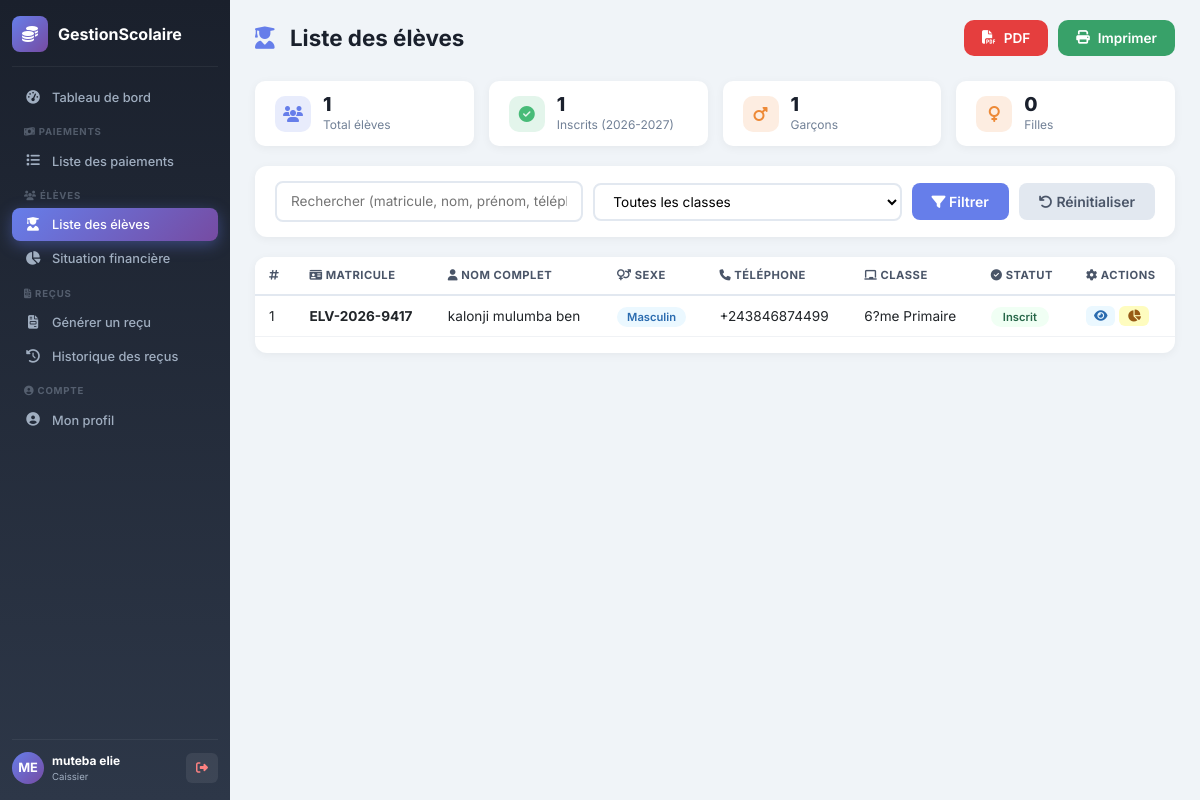
The page /caissier/eleves/index.php (signed in) on the database its author committed.
### tables this page shows
CREATE TABLE `annees_scolaires` (
  `idAnnee` int(11) NOT NULL,
  `libelle` varchar(20) NOT NULL,
  `annee` varchar(20) DEFAULT NULL,
  `active` tinyint(1) DEFAULT 1
);

CREATE TABLE `eleves` (
  `idEleve` int(11) NOT NULL,
  `matricule` varchar(30) NOT NULL,
  `nom` varchar(100) NOT NULL,
  `postNom` varchar(100) DEFAULT NULL,
  `prenom` varchar(100) DEFAULT NULL,
  `lieuNaissance` varchar(100) DEFAULT NULL,
  `sexe` enum('M','F') DEFAULT NULL,
  `dateNaissance` date DEFAULT NULL,
  `adresse` varchar(255) DEFAULT NULL,
  `telephone` varchar(20) DEFAULT NULL,
  `nomPere` varchar(100) DEFAULT NULL,
  `nomMere` varchar(100) DEFAULT NULL,
  `motDePasse` varchar(255) DEFAULT NULL,
  `idUtilisateur` int(11) DEFAULT NULL
);

### caissier/eleves/index.php (the view, shortened to what this page needs)
<?php
$db = db();
$search = isset($_GET['search']) ? trim($_GET['search']) : '';
$sql = "SELECT e.*,
               c.nomClasse, n.nomNiveau,
               (SELECT COUNT(*) FROM inscriptions i2 WHERE i2.idEleve = e.idEleve AND i2.idAnnee = (SELECT idAnnee FROM annees_scolaires WHERE active = 1)) as est_inscrit
        FROM eleves e
        LEFT JOIN inscriptions i ON i.idEleve = e.idEleve AND i.idAnnee = (SELECT idAnnee FROM annees_scolaires WHERE active = 1)
        LEFT JOIN classes c ON i.idClasse = c.idClasse
        LEFT JOIN niveaux n ON c.idNiveau = n.idNiveau
        WHERE 1=1";
$params = [];
$sql .= " GROUP BY e.idEleve ORDER BY e.nom ASC";
$stmt = $db->prepare($sql);
$stmt->execute($params);
$eleves = $stmt->fetchAll();
$stmt = $db->query("SELECT * FROM annees_scolaires WHERE active = 1");
$annee_active = $stmt->fetch();
$total_eleves = count($eleves);
$total_inscrits = 0;
$total_filles = 0;
$total_garcons = 0;
foreach ($eleves as $e) {
    if ($e['est_inscrit'] > 0) $total_inscrits++;
    if ($e['sexe'] === 'M') $total_garcons++;
}
include __DIR__ . '/../../includes/header.php';
?>
<div class="app-layout">
    <div class="sidebar-caissier" id="sidebarCaissier">
        <div class="sidebar-logo">
            <div class="logo-icon"><i class="fas fa-coins"></i></div>
            <span>GestionScolaire</span>
        </div>
        <ul class="sidebar-menu">
            <li><a href="../dashboard.php">
                <i class="fas fa-tachometer-alt"></i> Tableau de bord
            </a></li>
            <li class="menu-section"><i class="fas fa-money-bill-wave"></i> Paiements</li>
            <li><a href="../paiements/index.php">
                <i class="fas fa-list"></i> Liste des paiements
            </a></li>
            <li class="menu-section"><i class="fas fa-users"></i> Élèves</li>
            <li><a href="index.php" class="active">
                <i class="fas fa-user-graduate"></i> Liste des élèves
            </a></li>
            <li><a href="situation_financiere.php">
                <i class="fas fa-chart-pie"></i> Situation financière
            </a></li>
            <li class="menu-section"><i class="fas fa-file-invoice"></i> Reçus</li>
            <li><a href="../recus/generer.php">
                <i class="fas fa-file-invoice"></i> Générer un reçu
            </a></li>
            <li><a href="../recus/historique.php">
                <i class="fas fa-history"></i> Historique des reçus
            </a></li>
            <li class="menu-section"><i class="fas fa-user-circle"></i> Compte</li>
            <li><a href="../profil/index.php">
                <i class="fas fa-user-circle"></i> Mon profil
            </a></li>
        </ul>
        <div class="sidebar-footer">
            <div class="user-info">
                <div class="avatar"><?php echo strtoupper(substr($_SESSION['prenom'] ?? 'C', 0, 1) . substr($_SESSION['nom'] ?? 'A', 0, 1)); ?></div>
                <div>
                    <strong><?php echo $_SESSION['prenom'] ?? 'Caissier'; ?> <?php echo $_SESSION['nom'] ?? ''; ?></strong>
                    <span><?php echo $_SESSION['role'] ?? 'Caissier'; ?></span>
                </div>
            </div>
            <a href="../../logout.php" class="btn-logout" title="Déconnexion">
                <i class="fas fa-sign-out-alt"></i>
            </a>
        </div>
    </div>
    <div class="main-content">
        <div class="page-header">
            <h2>
                <i class="fas fa-user-graduate"></i>
                Liste des élèves
            </h2>
            <div class="header-right">
                <button class="btn-pdf" onclick="genererPDF()">
                    <i class="fas fa-file-pdf"></i> PDF
                </button>
                <button class="btn-print" onclick="imprimer()">
                    <i class="fas fa-print"></i> Imprimer
                </button>
            </div>
        </div>
        <div class="stats-row">
            <div class="stat-item">
                <div class="stat-icon" style="background: rgba(102, 126, 234, 0.15); color: #667eea;">
                    <i class="fas fa-users"></i>
                </div>
                <div class="stat-info">
                    <div class="number"><?php echo $total_eleves; ?></div>
                    <div class="label">Total élèves</div>
                </div>
            </div>
            <div class="stat-item">
                <div class="stat-icon" style="background: rgba(72, 187, 120, 0.15); color: #48bb78;">
                    <i class="fas fa-check-circle"></i>
                </div>
                <div class="stat-info">
                    <div class="number"><?php echo $total_inscrits; ?></div>
                    <div class="label">Inscrits (<?php echo $annee_active['libelle'] ?? 'en cours'; ?>)</div>
                </div>
            </div>
            <div class="stat-item">
                <div class="stat-icon" style="background: rgba(237, 137, 54, 0.15); color: #ed8936;">
                    <i class="fas fa-mars"></i>
                </div>
                <div class="stat-info">
                    <div class="number"><?php echo $total_garcons; ?></div>
                    <div class="label">Garçons</div>
                </div>
            </div>
            <div class="stat-item">
                <div class="stat-icon" style="background: rgba(237, 137, 54, 0.15); color: #ed8936;">
                    <i class="fas fa-venus"></i>
                </div>
                <div class="stat-info">
                    <div class="number"><?php echo $total_filles; ?></div>
                    <div class="label">Filles</div>
                </div>
            </div>
        </div>
        <form method="GET" action="" class="filters">
            <input type="text" name="search" placeholder="Rechercher (matricule, nom, prénom, téléphone)"
                   value="<?php echo htmlspecialchars($search); ?>">
            <select name="classe">
                <option value="">Toutes les classes</option>
            </select>
            <button type="submit" class="btn-filter"><i class="fas fa-filter"></i> Filtrer</button>
            <a href="index.php" class="btn-reset"><i class="fas fa-undo"></i> Réinitialiser</a>
        </form>
        <div class="table-container" id="tableContainer">
            <div class="table-responsive">
                <table class="table" id="eleveTable">
                    <thead>
                        <tr>
                            <th><i class="fas fa-hashtag"></i></th>
                            <th><i class="fas fa-id-card"></i> Matricule</th>
                            <th><i class="fas fa-user"></i> Nom complet</th>
                            <th><i class="fas fa-venus-mars"></i> Sexe</th>
                            <th><i class="fas fa-phone"></i> Téléphone</th>
                            <th><i class="fas fa-chalkboard"></i> Classe</th>
                            <th><i class="fas fa-check-circle"></i> Statut</th>
                            <th><i class="fas fa-cog"></i> Actions</th>
                        </tr>
                    </thead>
                    <tbody>
                        <?php if (empty($eleves)): ?>
                            <tr>
                                <td colspan="8">
                                    <div class="empty-state">
                                        <i class="fas fa-inbox"></i>
                                        <p>Aucun élève trouvé</p>
                                    </div>
                                </td>
                            </tr>
                        <?php else: ?>
                            <?php foreach ($eleves as $index => $e): ?>
                                <tr>
                                    <td><?php echo $index + 1; ?></td>
                                    <td><strong><?php echo htmlspecialchars($e['matricule']); ?></strong></td>
                                    <td><?php echo htmlspecialchars($e['nom'] . ' ' . $e['postNom'] . ' ' . $e['prenom']); ?></td>
                                    <td>
                                        <span class="badge-sex <?php echo $e['sexe'] === 'M' ? 'm' : 'f'; ?>">
                                            <?php echo $e['sexe'] === 'M' ? 'Masculin' : 'Féminin'; ?>
                                        </span>
                                    </td>
                                    <td><?php echo htmlspecialchars($e['telephone'] ?? '-'); ?></td>
                                    <td><?php echo htmlspecialchars($e['nomClasse'] ?? 'Non inscrit'); ?></td>
                                    <td>
                                        <span class="badge-inscrit <?php echo $e['est_inscrit'] > 0 ? 'oui' : 'non'; ?>">
                                            <?php echo $e['est_inscrit'] > 0 ? 'Inscrit' : 'Non inscrit'; ?>
                                        </span>
                                    </td>
                                    <td>
                                        <div class="btn-actions">
                                            <a href="voir.php?id=<?php echo $e['idEleve']; ?>" class="btn-sm btn-view" title="Voir">
                                                <i class="fas fa-eye"></i>
                                            </a>
                                            <a href="situation_financiere.php?id=<?php echo $e['idEleve']; ?>" class="btn-sm btn-situation" title="Situation financière">
                                                <i class="fas fa-chart-pie"></i>
                                            </a>
                                        </div>
                                    </td>
                                </tr>
                            <?php endforeach; ?>
                        <?php endif; ?>
                    </tbody>
                </table>
            </div>
        </div>
        <?php include __DIR__ . '/../../includes/footer.php'; ?>
</body>
</html>

### assets/css/style.css (style rules this page uses)
* { margin: 0; padding: 0; box-sizing: border-box; }
body { font-family: 'Inter', -apple-system, BlinkMacSystemFont, sans-serif; background: #f8fafc; overflow-x: hidden; }
.main-content { margin-left: 280px; min-height: 100vh; padding: 20px 30px; }

### rows shown on the page
annees_scolaires: libelle "2026-2027"
eleves: matricule "ELV-2026-9417", nom+postNom+prenom "kalonji mulumba ben", sexe "Masculin", telephone "+243846874499", nomClasse "6?me Primaire"

### other values the page prints
$_SESSION['prenom'] "muteba"
$_SESSION['nom'] "elie"
$_SESSION['role'] "Caissier"
$total_eleves "1"
$total_inscrits "1"
$total_garcons "1"
$total_filles "0"
